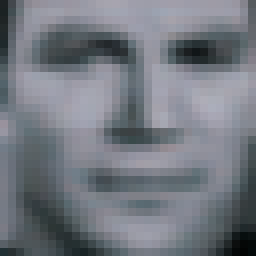
//> input picture 09_faceDetecting_hog/face_ref.bmp, 32 x 32 px (shown 8 times larger)
$ ./소스   (built with g++ and OpenCV 4)
//> lines starting //> are read from the running program, lines starting //| are printed output that depends on the picture; after the words box and inside, x2 and y2 are one past the last pixel; in counts of white or black regions, pixels touching at a corner belong together
#include <stdio.h>
#include <stdlib.h>
#include <iostream>
#include<cmath>
#include <opencv2/highgui.hpp>
#include <opencv2/opencv.hpp>
#include <opencv2/objdetect/objdetect.hpp>
#include <opencv2/ml/ml.hpp>

using namespace cv;
using namespace std;
void Grad(Mat in, int r, int c, int* X, int* Y)  {
	for (int j = 0; j < r; j++) { // i = x, j = y
		for (int i = 0; i < c; i++) {
			if (i == 0) {
				if(j == 0) X[j * c + i] = in.at<uchar>(j, i + 1) + in.at<uchar>(j + 1, i + 1);
				else if(j == r - 1) X[j * c + i] = in.at<uchar>(j, i + 1) + in.at<uchar>(j - 1, i + 1);
				else X[j * c + i] = in.at<uchar>(j - 1, i + 1) + in.at<uchar>(j, i + 1) + in.at<uchar>(j + 1, i + 1);
			}
			else if (i == c - 1)
			{
				if (j == 0) X[j * c + i] = -in.at<uchar>(j, i - 1) - in.at<uchar>(j + 1, i - 1);
				else if (j == r - 1) X[j * c + i] = -in.at<uchar>(j, i - 1) - in.at<uchar>(j - 1, i - 1);
				else X[j * c + i] = -in.at<uchar>(j - 1, i - 1) - in.at<uchar>(j, i - 1) - in.at<uchar>(j + 1, i - 1);
			}
			else if (j == 0) {
				X[j * c + i] = in.at<uchar>(j, i + 1) + in.at<uchar>(j + 1, i + 1) - in.at<uchar>(j, i - 1) - in.at<uchar>(j + 1, i - 1);
			}
			else if (j == r - 1) {
				X[j * c + i] = in.at<uchar>(j - 1, i + 1) + in.at<uchar>(j, i + 1) - in.at<uchar>(j - 1, i - 1) - in.at<uchar>(j, i - 1);
			}
			else
				X[j * c + i] = in.at<uchar>(j - 1, i + 1) + in.at<uchar>(j, i + 1) + in.at<uchar>(j + 1, i + 1)
				- in.at<uchar>(j - 1, i - 1) - in.at<uchar>(j, i - 1) - in.at<uchar>(j + 1, i - 1);
		}
	}
	for (int j = 0; j < r; j++) {
		for (int i = 0; i < c; i++) {
			if (j == 0) {
				if (i == 0) Y[j * c + i] = in.at<uchar>(j + 1, i) + in.at<uchar>(j + 1, i + 1);
				else if (i == c - 1) Y[j * c + i] = in.at<uchar>(j + 1, i) + in.at<uchar>(j + 1, i - 1);
				else Y[j * c + i] = in.at<uchar>(j + 1, i - 1) + in.at<uchar>(j + 1, i) + in.at<uchar>(j + 1, i + 1);

			}
			else if (j == r - 1)
			{
				if (i == 0) Y[j * c + i] = -in.at<uchar>(j - 1, i) - in.at<uchar>(j - 1, i + 1);
				else if (i == c - 1) Y[j * c + i] = -in.at<uchar>(j - 1, i) - in.at<uchar>(j - 1, i - 1);
				else Y[j * c + i] = -in.at<uchar>(j - 1, i - 1) - in.at<uchar>(j - 1, i) - in.at<uchar>(j - 1, i + 1);
			}
			else if (i == 0)
				Y[j * c + i] = in.at<uchar>(j + 1, i) + in.at<uchar>(j + 1, i + 1) - in.at<uchar>(j - 1, i) - in.at<uchar>(j - 1, i + 1);

			else if (i == c - 1)
				Y[j * c + i] = in.at<uchar>(j + 1, i - 1) + in.at<uchar>(j + 1, i) - in.at<uchar>(j - 1, i - 1) - in.at<uchar>(j - 1, i);
			else
				Y[j * c + i] = in.at<uchar>(j + 1, i - 1) + in.at<uchar>(j + 1, i) + in.at<uchar>(j + 1, i + 1)
				- in.at<uchar>(j - 1, i - 1) - in.at<uchar>(j - 1, i) - in.at<uchar>(j - 1, i + 1);
		}
	}
}
void make_histo(Mat in, int r, int c, int* X, int* Y, int* histo) {
	int mag;
	int x_val, y_val;
	double idx;
	int histo_height = 0;
	for (int i = 0; i <= c - 16; i += 8) {
		for (int j = 0; j <= r - 16; j += 8) {

			for (int x = 0; x < 16; x++) {
				for (int y = 0; y < 16; y++) {
					x_val = X[(j + y) * c + i + x];
					y_val = Y[(j + y) * c + i + x];
					mag = sqrt(x_val * x_val + y_val * y_val);
					idx = (atan2(y_val, x_val) >= 0) ? (atan2(y_val, x_val) * 57.29577951) : ((atan2(y_val, x_val) * 57.29577951) + 180);
					histo[histo_height * 9 + (int)(idx / 20.)] += mag;
				}
			}
			histo_height++;

		}
	}

}
void main() {
	Mat ref = imread("face_ref.bmp", IMREAD_GRAYSCALE);
//> ref: 32 rows x 32 cols, CV_8UC1; min 3, max 175, mean 119.5
	Mat tar = imread("face_tar.bmp", IMREAD_GRAYSCALE);
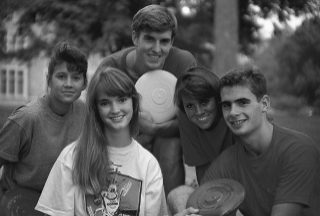
//> input picture 09_faceDetecting_hog/face_tar.bmp, 320 x 216 px
//> tar is the input picture: 216 rows x 320 cols, CV_8UC1; min 16, max 253, mean 85.6
	Mat result = imread("face_tar.bmp", IMREAD_GRAYSCALE);
	Mat sim = Mat::zeros(tar.rows, tar.cols, CV_8UC1);
	int* ref_X, * ref_Y, *ref_histo;
	int* tar_X, * tar_Y, * tar_histo;
	ref_X = (int*)calloc(ref.cols * ref.rows, sizeof(int));
	ref_Y = (int*)calloc(ref.cols * ref.rows, sizeof(int));
	ref_histo = (int*)calloc(9 * (ref.cols / 8 - 1) * (ref.rows / 8 - 1), sizeof(int));

	tar_X = (int*)calloc(tar.cols * tar.rows, sizeof(int));
	tar_Y = (int*)calloc(tar.cols * tar.rows, sizeof(int));

	int max = 0, min = INT_MAX;

	Grad(ref, ref.rows, ref.cols, ref_X, ref_Y);
	make_histo(ref, ref.rows, ref.cols, ref_X, ref_Y, ref_histo);
//> the loop in make_histo, `for (int i = 0; i <= c - 16; i += 8)` made 3 passes
//> (x_val, y_val, mag, idx, histo_height) on passes 1 to 3: (49, -393, 396, 97.11, 3), (-28, -332, 333, 85.18, 6), (-9, -13, 15, 55.3, 9)
//> after the loop in make_histo, `for (int i = 0; i <= c - 16; i += 8)`: x_val = -9; y_val = -13; mag = 15; idx = 55.3; histo_height = 9
	Grad(tar, tar.rows, tar.cols, tar_X, tar_Y);

	int mag;
	int x_val, y_val;
	float idx = 0.;
	int histo_height;
	for (int b = 0; b <= tar.rows - 32; b++) { // y방향으로 이동하게 만듦
		for (int a = 0; a <= tar.cols - 32; a++) { // x방향으로 이동하게 만듦

			histo_height = 0;
			tar_histo = (int*)calloc(9 * (ref.cols / 8 - 1) * (ref.rows / 8 - 1), sizeof(int));
			for (int i = 0; i <= ref.cols - 16; i += 8) {
				for (int j = 0; j <= ref.rows - 16; j += 8) {

					for (int x = 0; x < 16; x++) {
						for (int y = 0; y < 16; y++) {
							x_val = tar_X[(j + y + b) * tar.cols + i + x + a];
							y_val = tar_Y[(j + y + b) * tar.cols + i + x + a];
							mag = sqrt(x_val * x_val + y_val * y_val);
							idx = (atan2(y_val, x_val) >= 0) ? (atan2(y_val, x_val) * 57.29577951) : ((atan2(y_val, x_val) * 57.29577951) + 180);
							tar_histo[histo_height * 9 + (int)(idx / 20.)] += mag;
						}
					}
					histo_height++;
				}
			}

			// HOG 끼리 뺄셈해서 각각의 합 출력
			int sum = 0;
			for(int p = 0; p < 81; p++)
				sum += (tar_histo[p] - ref_histo[p]) >= 0 ?
						(tar_histo[p] - ref_histo[p]) : -(tar_histo[p] - ref_histo[p]);
			if (sum > max)
				max = sum;
			if (sum < min)
				min = sum;
			if (sum < 130000)
				rectangle(result, Rect(Point(a, b), Point(a + 32, b + 32)), Scalar(0, 0, 255), 3, 8, 0);
			//printf("%d\n", sum);

			free(tar_histo);
		}
	}
//> this loop made 185 passes
//> (x_val, y_val, mag, idx, max) on passes 1 to 3: (-176, 2, 176, 179.3, 212043), (-180, 6, 180, 178.1, 220743), (-187, 9, 187, 177.2, 222874)
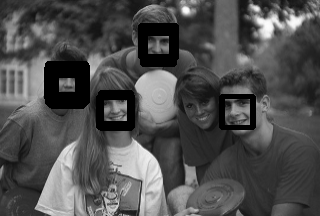
//> result: 216 rows x 320 cols, CV_8UC1; 7.31% of pixels changed, all inside (x1, y1, x2, y2) = (44, 23, 256, 131)
//> after the loop, histo_height = 9; x_val = -99; y_val = -101; mag = 141; idx = 45.57; max = 301271; min = 113247
	printf("max : %d min : %d\n", max, min);
//| max : 301271 min : 113247
	imshow("result", result);
	waitKey(0);

	free(ref_X);
	free(ref_Y);
	free(tar_X);
	free(tar_Y);
	free(ref_histo);


}
